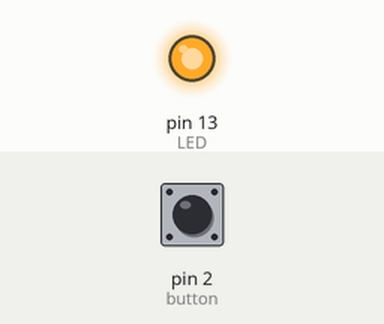
Recording of a sketch running on a simulated Arduino Uno, built with avr-gcc and run on an emulated ATmega328P. Shown: output pins drawn as LEDs (lit = HIGH). The inputs (shaded band) are chosen by the test bench; at power-on: pin 2 (button) HIGH. What the sketch prints to the serial monitor is not drawn.

Above: at 1.2 s.
1.3 s: pin 2 (button) pulled LOW for 0.15 s
At 1.37 s:
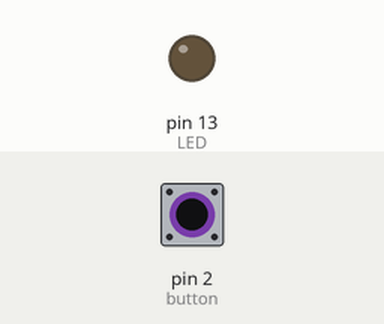
2.9 s: pin 2 (button) pulled LOW for 3.2 s
At 7.4 s:
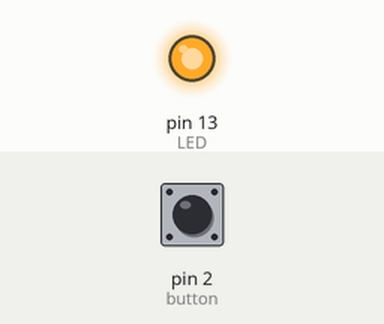
Timing chart, 0 to 8.9 s (numbered marks = the images above; inputs shaded):
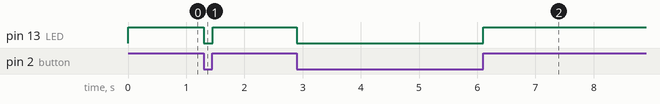

Measured:
- after the input at 1.3 s, pin 13 (LED): HIGH → LOW at once, → HIGH 0.15 s later
- after the input at 2.9 s, pin 13 (LED): HIGH → LOW at once, → HIGH 3.2 s later

The sketch:

pushdown_resistor.ino
```cpp
const int LED=13;
const int button=2;
void setup() {
  pinMode(LED, OUTPUT);           // sets the digital pin 13 as output
  pinMode(button, INPUT_PULLUP);         // sets the button pin 2 as input
  Serial.begin(9600);
}

void loop() {
  int val = digitalRead(button);  //reads the value on digital PIN
  digitalWrite(LED, val);         //write the value on LED
  Serial.println(digitalRead(2));
}
```
